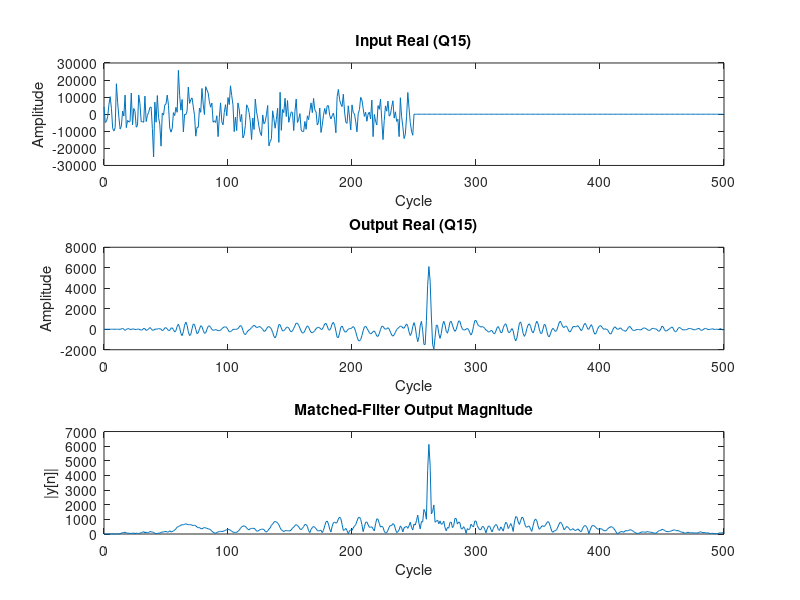

Source code (MATLAB):
% plot_sim_io.m
data    = load('sim_io.txt');   % columns: cycle in_r in_i out_r out_i
cycle   = data(:,1);
in_r    = data(:,2);
in_i    = data(:,3);
out_r   = data(:,4);
out_i   = data(:,5);

out_mag = sqrt(double(out_r).^2 + double(out_i).^2);

figure;
subplot(3,1,1)
plot(cycle, in_r);
title('Input Real (Q15)'); xlabel('Cycle'); ylabel('Amplitude');

subplot(3,1,2)
plot(cycle, out_r);
title('Output Real (Q15)'); xlabel('Cycle'); ylabel('Amplitude');

subplot(3,1,3)
plot(cycle, out_mag);
title('Matched-Filter Output Magnitude'); 
xlabel('Cycle'); ylabel('|y[n]|');
